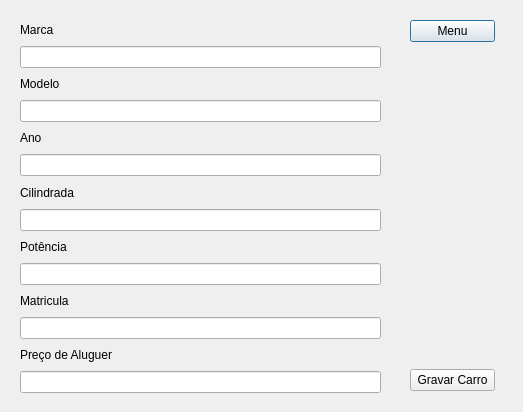
<?xml version="1.0" encoding="UTF-8"?>
<ui version="4.0">
 <class>addCarWindow</class>
 <widget class="QDialog" name="addCarWindow">
  <property name="geometry">
   <rect>
    <x>0</x>
    <y>0</y>
    <width>523</width>
    <height>412</height>
   </rect>
  </property>
  <property name="windowTitle">
   <string>Dialog</string>
  </property>
  <widget class="QWidget" name="layoutWidget">
   <property name="geometry">
    <rect>
     <x>20</x>
     <y>20</y>
     <width>361</width>
     <height>373</height>
    </rect>
   </property>
   <layout class="QVBoxLayout" name="verticalLayout">
    <item>
     <widget class="QLabel" name="label_5">
      <property name="text">
       <string>Marca</string>
      </property>
     </widget>
    </item>
    <item>
     <widget class="QLineEdit" name="inputMarca"/>
    </item>
    <item>
     <widget class="QLabel" name="label_2">
      <property name="text">
       <string>Modelo</string>
      </property>
     </widget>
    </item>
    <item>
     <widget class="QLineEdit" name="inputModelo"/>
    </item>
    <item>
     <widget class="QLabel" name="label">
      <property name="text">
       <string>Ano</string>
      </property>
     </widget>
    </item>
    <item>
     <widget class="QLineEdit" name="inputAno"/>
    </item>
    <item>
     <widget class="QLabel" name="label_6">
      <property name="text">
       <string>Cilindrada</string>
      </property>
     </widget>
    </item>
    <item>
     <widget class="QLineEdit" name="inputCC"/>
    </item>
    <item>
     <widget class="QLabel" name="label_3">
      <property name="text">
       <string>Potência</string>
      </property>
     </widget>
    </item>
    <item>
     <widget class="QLineEdit" name="inputCV"/>
    </item>
    <item>
     <widget class="QLabel" name="label_4">
      <property name="text">
       <string>Matricula</string>
      </property>
     </widget>
    </item>
    <item>
     <widget class="QLineEdit" name="inputMatricula"/>
    </item>
    <item>
     <widget class="QLabel" name="label_7">
      <property name="text">
       <string>Preço de Aluguer</string>
      </property>
     </widget>
    </item>
    <item>
     <widget class="QLineEdit" name="inputPreco"/>
    </item>
   </layout>
  </widget>
  <widget class="QWidget" name="">
   <property name="geometry">
    <rect>
     <x>410</x>
     <y>20</y>
     <width>85</width>
     <height>371</height>
    </rect>
   </property>
   <layout class="QVBoxLayout" name="verticalLayout_2">
    <item>
     <widget class="QPushButton" name="goBack">
      <property name="text">
       <string>Menu</string>
      </property>
     </widget>
    </item>
    <item>
     <spacer name="verticalSpacer">
      <property name="orientation">
       <enum>Qt::Vertical</enum>
      </property>
      <property name="sizeHint" stdset="0">
       <size>
        <width>20</width>
        <height>40</height>
       </size>
      </property>
     </spacer>
    </item>
    <item>
     <widget class="QPushButton" name="gravarCarro">
      <property name="text">
       <string>Gravar Carro</string>
      </property>
     </widget>
    </item>
   </layout>
  </widget>
 </widget>
 <resources/>
 <connections/>
</ui>
